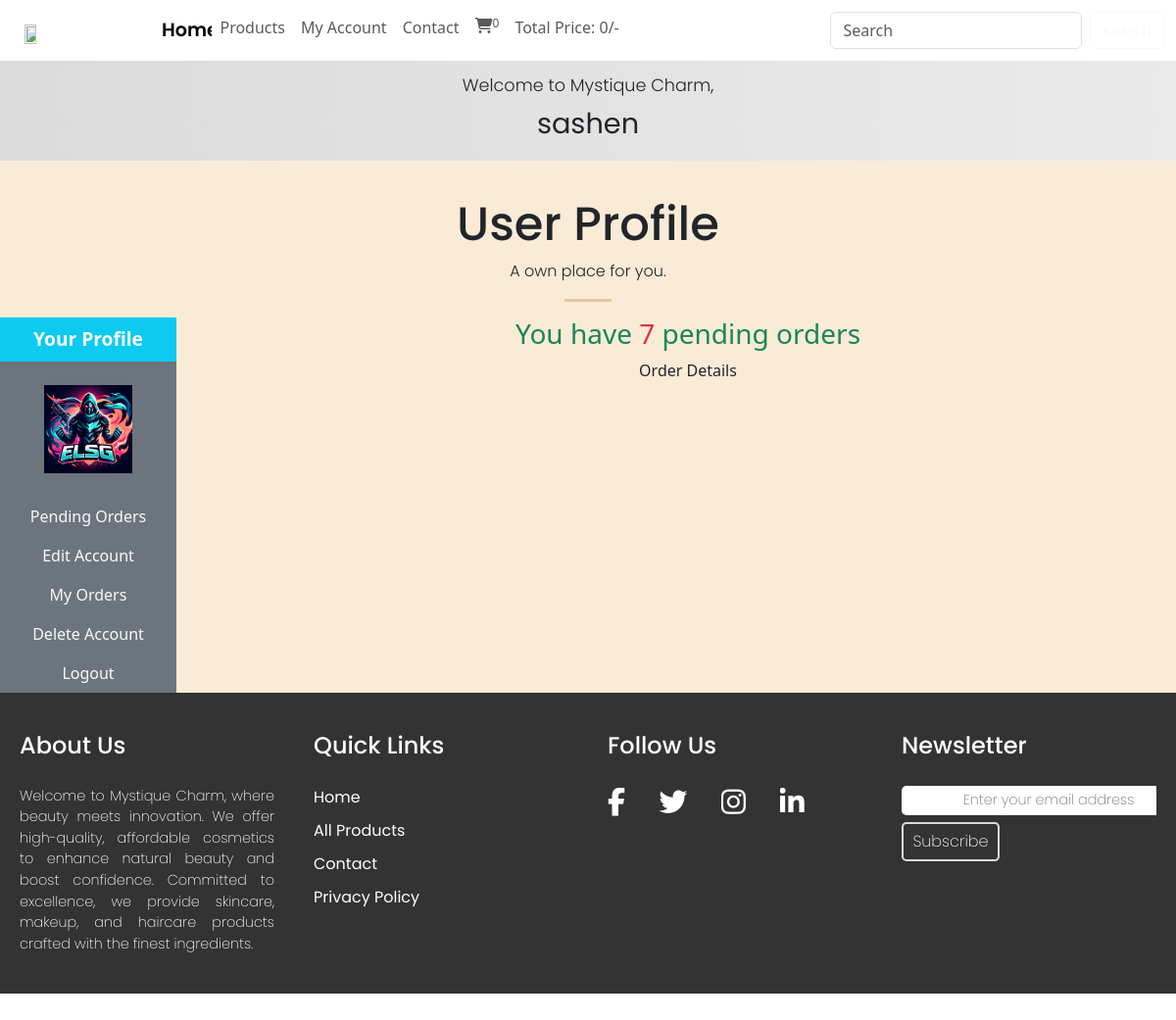
The app's page /users_area/profile.php (signed in) with its own data.
### tables this page shows
CREATE TABLE `user_table` (
  `user_id` int(11) NOT NULL,
  `username` varchar(100) NOT NULL,
  `user_email` varchar(100) NOT NULL,
  `user_password` varchar(255) NOT NULL,
  `user_image` varchar(255) NOT NULL,
  `user_ip` varchar(100) NOT NULL,
  `user_address` varchar(255) NOT NULL,
  `user_mobile` varchar(20) NOT NULL
);

### users_area/profile.php (the view, shortened to what this page needs)
<?php
include('../includes/connect.php');
include('../functions/common_function.php');
?>
<!DOCTYPE html>
<html lang="en">
<head>
    <link href="https://cdn.jsdelivr.net/npm/bootstrap@5.3.3/dist/css/bootstrap.min.css" rel="stylesheet">
    <link rel="stylesheet" href="https://cdnjs.cloudflare.com/ajax/libs/font-awesome/6.5.1/css/all.min.css" />
    <link rel="stylesheet" href="../style.css">
</head>
<body>
    <div class="container-fluid p-0">
        <nav class="navbar navbar-expand-lg navbar-light">
            <div class="container-fluid">
                <img src="../images/Logo.png" alt="" class="logo">
                <div class="collapse navbar-collapse" id="navbarSupportedContent">
                    <ul class="navbar-nav me-auto mb-2 mb-lg-0">
                        <li class="nav-item">
                            <a class="nav-link active" aria-current="page" href="../index.php">Home</a>
                        </li>
                        <li class="nav-item">
                            <a class="nav-link" href="../display_all.php">Products</a>
                        </li>
                        <li class="nav-item">
                            <a class="nav-link" href="profile.php">My Account</a>
                        </li>
                        <li class="nav-item">
                            <a class="nav-link" href="../contact.php">Contact</a>
                        </li>
                        <li class="nav-item">
                            <a class="nav-link" href="../cart.php"><i class="fa fa-shopping-cart" aria-hidden="true"></i><sup><?php cart_item(); ?></sup></a>
                        </li>
                        <li class="nav-item">
                            <a class="nav-link" href="#">Total Price: <?php total_cart_price(); ?>/-</a>
                        </li>
                    </ul>
                    <form class="d-flex" action="../search_product.php" method="get">
                        <input class="form-control me-2" type="search" placeholder="Search" aria-label="Search" name="search_data">
                        <input type="submit" value="search" class="btn btn-outline-light" name="search_data_product">
                    </form>
                </div>
            </div>
        </nav>
        <div class="profile_segment01">
            <nav class="profile_navbar">
                <ul class="navbar-nav">
                    <?php
                    if (!isset($_SESSION['username'])) {
                        echo "<li>
                    <p class='welcome'>Welcome to Mystique Charm,</p>
                    <p class='guest'>Guest</p>
                </li>";
                    } else {
                        echo "<li>
                    <p class='welcome'>Welcome to Mystique Charm,</p>
                    <p class='guest'>" . $_SESSION['username'] . "</p>
                </li>";
                    }
                    ?>
                </ul>
            </nav>
        </div>
        <div class="profile_segment02">
            <h3 class="profile_Seg01_heading1">User Profile</h3>
            <p class="profile_Seg01_heading2">A own place for you.</p>
            <hr class="Divider">
            <div class="row">
                <div class="col-md-2">
                    <ul class="navbar-nav bg-secondary text-center">
                        <li class="nav-item bg-info">
                            <a class="nav-link text-light your_profile" href="#">
                                Your Profile
                            </a>
                        </li>
                        <?php
                        $username = $_SESSION['username'];
                        $user_image = "select * from `user_table` where username='$username'";
                        $result_image = mysqli_query($con, $user_image);
                        $row_image = mysqli_fetch_array($result_image);
                        $user_image = $row_image['user_image'];
                        echo "<li class='nav-item'>
                    <img src='./user_images/$user_image' class='profile_img my-4 mt-4' alt=''>
                </li>";
                        ?>
                        <li class="nav-item">
                            <a class="nav-link text-light" href="profile.php">
                                Pending Orders
                            </a>
                        </li>
                        <li class="nav-item">
                            <a class="nav-link text-light" href="profile.php?edit_account">
                                Edit Account
                            </a>
                        </li>
                        <li class="nav-item">
                            <a class="nav-link text-light" href="profile.php?my_orders">
                                My Orders
                            </a>
                        </li>
                        <li class="nav-item">
                            <a class="nav-link text-light" aria-current="page" href="profile.php?delete_account">
                                Delete Account
                            </a>
                        </li>
                        <li class="nav-item">
                            <a class="nav-link text-light" aria-current="page" href="./logout.php">
                                Logout
                            </a>
                        </li>
                    </ul>
                </div>
                <div class="col-md-10 text-center">
                    <?php
                    get_user_order_details();
                    ?>
                </div>
            </div>
            <?php
            include("../includes/footer.php");
            ?>
        </div>
</body>
</html>

### functions/common_function.php (shortened to what this page needs)
<?php
function getIPAddress()
{
    if (!empty($_SERVER['HTTP_CLIENT_IP'])) {
        $ip = $_SERVER['HTTP_CLIENT_IP'];
    }
    elseif (!empty($_SERVER['HTTP_X_FORWARDED_FOR'])) {
        $ip = $_SERVER['HTTP_X_FORWARDED_FOR'];
    }
    else {
        $ip = $_SERVER['REMOTE_ADDR'];
    }
    return $ip;
}
function cart_item()
{
    if (isset($_GET['add_to_cart'])) {
        global $con;
        $get_ip_add = getIPAddress();
        $select_query = "Select * from `cart_details` where ip_address='$get_ip_add' ";
        $result_query = mysqli_query($con, $select_query);
        $count_cart_items = mysqli_num_rows($result_query);
    } else {
        global $con;
        $get_ip_add = getIPAddress();
        $select_query = "Select * from `cart_details` where ip_address='$get_ip_add' ";
        $result_query = mysqli_query($con, $select_query);
        $count_cart_items = mysqli_num_rows($result_query);
    }
    echo $count_cart_items;
}
function total_cart_price()
{
    $total_price = 0;
    echo $total_price;
}
function get_user_order_details()
{
    global $con;
    $username = $_SESSION['username'];
    $get_details = "select * from `user_table` where username='$username'";
    $result_query = mysqli_query($con, $get_details);
    while ($row_query = mysqli_fetch_array($result_query)) {
        $user_id = $row_query['user_id'];
        if (!isset($_GET['edit_account'])) {
            if (!isset($_GET['my_orders'])) {
                if (!isset($_GET['delete_account'])) {
                    $get_orders = "select * from `user_orders` where user_id=$user_id and order_status='pending'";
                    $result_orders_query = mysqli_query($con, $get_orders);
                    $row_count = mysqli_num_rows($result_orders_query);
                    if ($row_count > 0) {
                        echo "<h3 class='text-center text-success'>You have <span class='text-danger'>$row_count</span> pending orders</h3>
                        <p class='text-center'><a href='profile.php?my_orders' class='text-dark'>Order Details</a></p>";
                    } else {
                        echo "<h3 class='text-center text-success'>You have zero pending orders</h3>
                        <p class='text-center'><a href='../index.php' class='text-dark'>Explore Products</a></p>";
                    }
                }
            }
        }
    }
}

### style.css (style rules this page uses)
* { margin: 0; padding: 0; box-sizing: border-box; overflow-x: hidden; }
.profile_img { width: 50%; height: 50%; }
.logo { width: 10%; height: 10%; margin-top: 1.1%; margin-left: 1.1%; }
hr.Divider { border-top: 3px solid #a95a06; margin-left: 48%; margin-right: 48%; }
a:link { text-decoration: black; }
.profile_segment01 { background: linear-gradient(to right, #dbdbdb, #eaeaea); }
.profile_segment02 { background-color: #faebd7; height: 850px; }
.profile_Seg01_heading1 { position: relative; margin-top: 3%; text-align: center; overflow: visible; font-family: "Poppins", sans-serif; font-weight: 500; font-size: 300%; font-style: normal; }
.profile_Seg01_heading2 { position: relative; text-align: center; overflow: visible; font-family: "Poppins", sans-serif; font-weight: 300; font-size: 100%; font-style: normal; }
.profile_navbar { text-align: center; }
.welcome { position: relative; overflow: hidden; font-family: "Poppins", sans-serif; font-weight: 300; font-style: normal; font-size: 110%; margin-top: 1%; height: fit-content; }
.guest { position: relative; overflow: visible; font-family: "Poppins", sans-serif; font-weight: 400; font-size: 180%; margin-top: -1%; }
.active { position: relative; color: #525252; font-family: "Poppins", sans-serif; font-weight: 600; font-size: 120%; font-style: normal; margin-left: 19.5%; margin-top: 2%; cursor: default; z-index: 1; }

### users_area/profile.php (style rules this page uses)
.profile_img { width: 90%; margin: auto; display: block; height: 100%; }
.your_profile { font-size: larger; font-weight: bold; }

### records on screen
user_table: user_image (picture), row_count "7"

### other values on screen
$count_cart_items "0"
$total_price "0"
$_SESSION['username'] "sashen"
